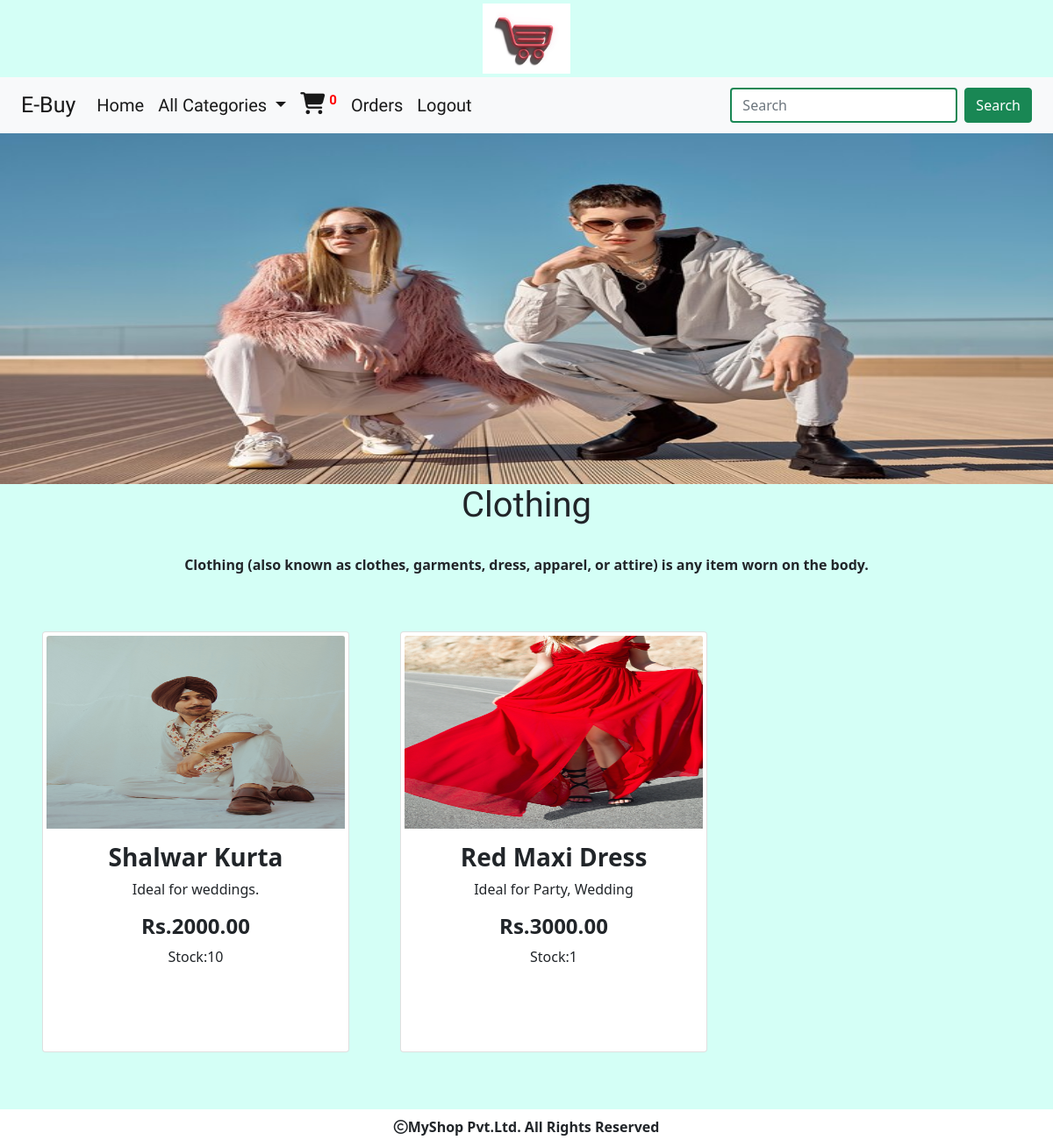
The page /allpro/Clothing (signed in) on the database its author committed.
### Shop/models.py (models this page shows, shortened)
class category(models.Model):
    name= models.CharField(max_length=20)
    descritpion=models.TextField()
    image=models.ImageField(upload_to='Shop/categories', blank=True, null=True)

class product(models.Model):
    name= models.CharField(max_length=20)
    category = models.ForeignKey(category, on_delete=models.CASCADE)
    image = models.ImageField(upload_to='Shop/products', blank=True, null=True)
    description= models.TextField()
    price = models.DecimalField(max_digits=10,decimal_places=2)
    stock = models.IntegerField()
    availability = models.BooleanField(default=True)
    created = models.DateTimeField(auto_now_add=True)
    updated = models.DateTimeField(auto_now=True)

### Shop/views.py (the view)
# urls.py: path("allpro/<p>",views.allproducts,name="allproducts"),
def allproducts(request,p):
    c = category.objects.get(name=p)
    p = product.objects.filter(category=c)
    return render(request, 'allproducts.html', {"allcat1":c, "allpro":p})

### Cart/context_processors.py (called while the page is built)
def productcount(request):
    item_count=0
    if request.user.is_authenticated:
        u = request.user
        try:
            Cart = cart.objects.filter(user=u)
            for i in Cart:
                item_count= item_count + i.quantity
        except:
            item_count=0
    return{'count':item_count}

### Shop/context_processors.py (called while the page is built)
def menu_links(request):
    c = category.objects.all()
    return{'links':c}

### Template/allproducts.html
{% extends 'base.html' %}
{% load static %}
{% block content %}
{% if allcat1 %}
<div class="row">
<div class="col-sm-12">
    <img src="{{allcat1.image.url}}" style="width:100%;height:400px">
</div>
</div>
<center>
    <h1 style="font-family: 'Lilita One', sans-serif;">{{allcat1.name}}</h1>
    <br>
    <p><b>{{allcat1.descritpion}}</b></p>
</center>
<br><br>
<div class="row">
        {% for i in allpro %}
    <div class="col-md-4" style="margin-bottom:100px"><div class="card ms-5 me-5" style="width:350px;height:480px">
        <a href="{% url 'Shop:productdetails' i.id %}">
  <center><img style="height:220px;width:340px;" src="{{i.image.url}}" class="card-img-top mt-1" alt="..."></center>
        </a>
  <div class="card-body">
      <center>
    <h3 class="card-title" style="font-weight:bold">{{i.name}}</h3>
    <p>{{i.description}}</p>
    <h4><b>Rs.{{i.price}}</b></h4>
    <p>Stock:{{i.stock}}</p>
          </center>
  </div>
</div></div>
         {% endfor %}
    </div>
{% endif %}
{% endblock %}

### Static/css/b1.css (style rules this page uses)
body { background-color:#d4fff6; }
h1 { font-family: 'Lilita One', sans-serif; }

### rows shown on the page
category: image (picture), name "Clothing", descritpion "Clothing (also known as clothes, garments, dress, apparel, or attire) is any item worn on the body."
product: image (picture), name "Shalwar Kurta", description "Ideal for weddings.", price "2000.00", stock "10"
product: image (picture), name "Red Maxi Dress", description "Ideal for Party, Wedding", price "3000.00", stock "1"

### other values the page prints
{{ count }} "0"
